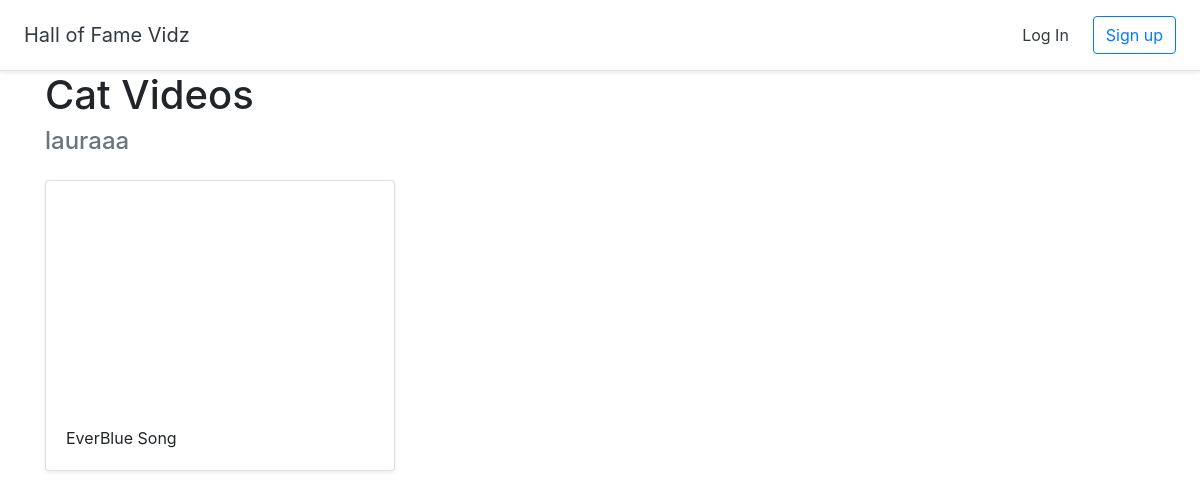
/halloffame/2, run on an earlier commit of the app's database.
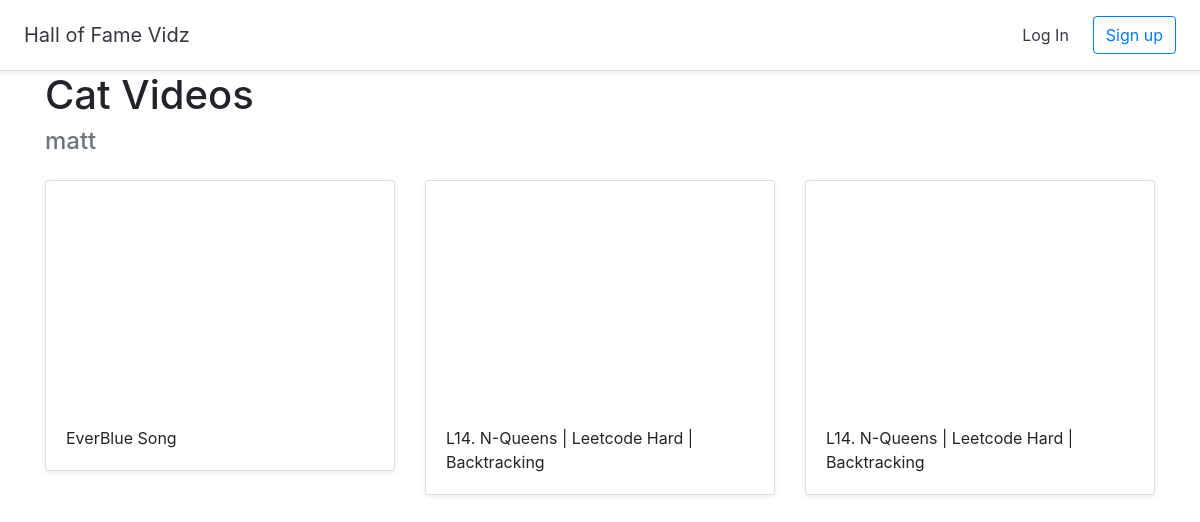
And on a later commit of the database.
### halls/models.py (models this page shows)
class Hall(models.Model):
    title = models.CharField(max_length=255)
    user = models.ForeignKey(User,on_delete=models.CASCADE)

class Video(models.Model):
    title = models.CharField(max_length=255)
    url = models.URLField()
    youtube_id = models.CharField(max_length=255)
    hall = models.ForeignKey(Hall, on_delete = models.CASCADE)

### halls/views.py (the view)
# urls.py: path('halloffame/<int:pk>', views.DetailHall.as_view(), name='detail_hall'),
class DetailHall(generic.DetailView):
    model = Hall
    template_name = 'halls/detail_hall.html'

### halls/templates/halls/detail_hall.html (shortened to what this page needs)
{% extends 'halls/base.html' %}
{% block content %}
<div class="container">
<h1> {{ hall.title }} </h1>
<h4 class="text-muted"> {{ hall.user.username }} </h4>
    <div class = "row">
       {% for video in hall.video_set.all %}
       <div class="col-md-4 mt-3">
        <div class="card mb-4 shadow-sm">
        <iframe width="100%" height="225" src="https://www.youtube.com/embed/{{ video.youtube_id }} " frameborder="0" allow="accelerometer; autoplay; encrypted-media; gyroscope; picture-in-picture" allowfullscreen></iframe>
        <div class="card-body"><p class="card-text">{{ video.title }} </p>
        </div>
    </div>
</div>
       {% endfor %}
    </div>
</div>
{% endblock %}

What changed in the data, as far as the page shows it:
changed Hall "Cat Videos": user.username "lauraaa" → "matt"
added Video: title "L14. N-Queens | Leetcode Hard | Backtracking"
added Video: title "L14. N-Queens | Leetcode Hard | Backtracking"
